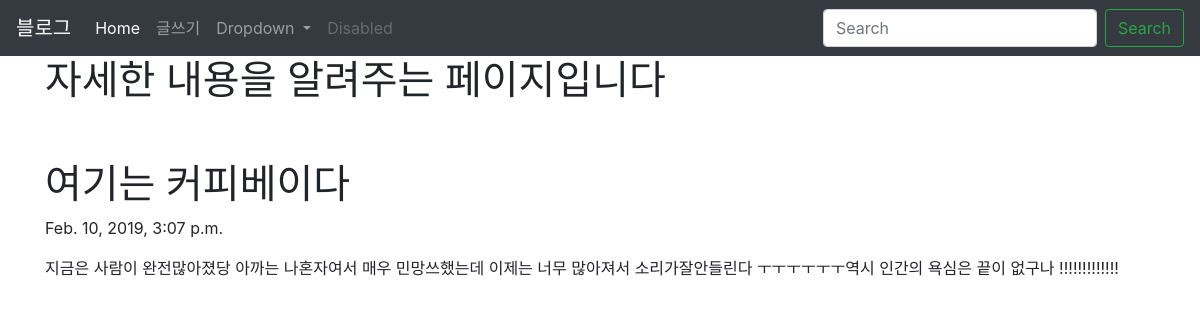
Page /blog/2 on the committed database.
### blogapp/models.py (models this page shows, shortened)
class Blog(models.Model):
    title = models.CharField(max_length=200)
    pub_date = models.DateTimeField('date published')
    body = models.TextField()
    def summary(self):
        return self.body[:100]

### blogapp/views.py (the view)
# urls.py: path('<int:blog_id>', views.detail,name ="detail"),
def detail(request, blog_id):
    details = get_object_or_404(Blog,pk=blog_id)
    return render(request,'detail.html',{'details':details})

### blogapp/templates/detail.html
{% extends 'base.html'%}
{% block contents %}
<body>
         <div class="container">
            <h1>자세한 내용을 알려주는 페이지입니다</h1>
            <br><br>
            <h1>{{details.title}}</h1>
            <p>{{details.pub_date}}</p>
            <p>{{details.summary}}</p>
         </div>
    </body>
{%endblock%}

### rows in the picture
Blog: title "여기는 커피베이다", pub_date "Feb. 10, 2019, 3:07 p.m.", summary "지금은 사람이 완전많아졌당 아까는 나혼자여서 매우 민망쓰했는데 이제는 너무 많아져서 소리가잘안들린다 ㅜㅜㅜㅜㅜㅜ역시 인간의 욕심은 끝이 없구나 !!!!!!!!!!!!!"
